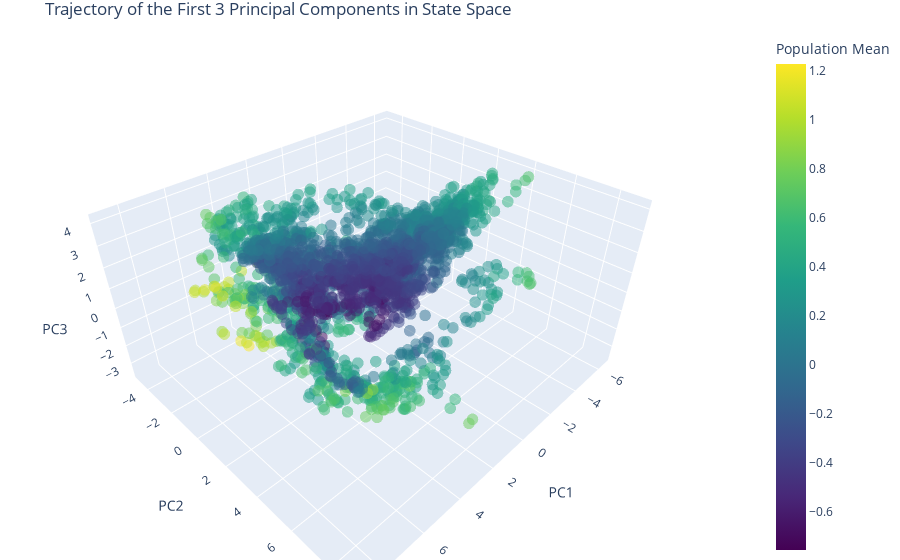

Here is the notebook cell this chart was saved with:
### Code cell
# Extract the first three PCs
pc1 = transformed_data[:, 0]
pc2 = transformed_data[:, 1]
pc3 = transformed_data[:, 2]

# Time steps for coloring
baseline = np.array(param_df.baseline)

# Create the figure
fig = go.Figure(data=[go.Scatter3d(
    x=pc1,
    y=pc2,
    z=pc3,
    mode='markers',
    marker=dict(
        size=4,
        color=baseline,  # Set color to time steps
        colorscale='Viridis',  # Choose a color scale
        colorbar=dict(title='Population Mean'),
        opacity=0.5
    )
)])

'''for idx in big_drop_indices:
    fig.add_trace(go.Scatter3d(x=pc1[idx:idx+2], y=pc2[idx:idx+2], z=pc3[idx:idx+2],
                               mode='lines',
                               line=dict(color='red', width=2)))

for idx in big_increase_indices:
    fig.add_trace(go.Scatter3d(x=pc1[idx:idx+2], y=pc2[idx:idx+2], z=pc3[idx:idx+2],
                               mode='lines',
                               line=dict(color='black', width=2)))'''    
# Set the layout of the figure
fig.update_layout(
    title='Trajectory of the First 3 Principal Components in State Space',
    scene=dict(
        xaxis_title='PC1',
        yaxis_title='PC2',
        zaxis_title='PC3'
    ),
    margin=dict(l=0, r=0, b=0, t=30)
)

# Show the figure
fig.show()

### Figure 1 — Plotly figure (JSON) as saved in the notebook; plotly's stock layout.template omitted (floating-point values rounded to 4 significant figures; data arrays with more than 128 entries replaced by an {"elided": "..."} marker saying what was removed)
{"data": [{"marker": {"color": {"elided": "2497 float values"}, "colorbar": {"title": {"text": "Population Mean"}}, "colorscale": [[0, "#440154"], [0.1111, "#482878"], [0.2222, "#3e4989"], [0.3333, "#31688e"], [0.4444, "#26828e"], [0.5556, "#1f9e89"], [0.6667, "#35b779"], [0.7778, "#6ece58"], [0.8889, "#b5de2b"], [1, "#fde725"]], "opacity": 0.5, "size": 4}, "mode": "markers", "type": "scatter3d", "x": {"elided": "2497 float values"}, "y": {"elided": "2497 float values"}, "z": {"elided": "2497 float values"}}], "layout": {"margin": {"b": 0, "l": 0, "r": 0, "t": 30}, "scene": {"xaxis": {"title": {"text": "PC1"}}, "yaxis": {"title": {"text": "PC2"}}, "zaxis": {"title": {"text": "PC3"}}}, "title": {"text": "Trajectory of the First 3 Principal Components in State Space"}}}
